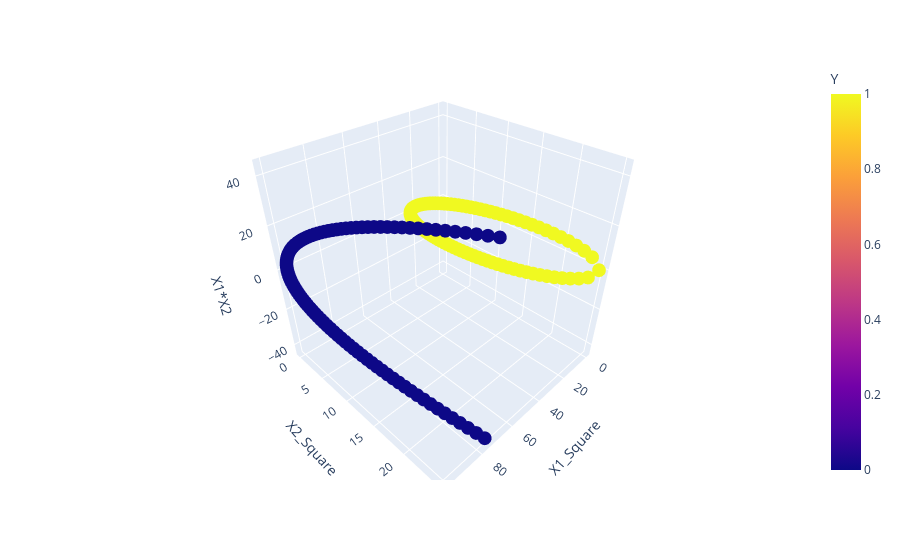

The notebook cell saved with this chart:
### Code cell
fig=px.scatter_3d(data_frame=df,x='X1_Square',y='X2_Square',z='X1*X2',color=y)
fig.show()

### Figure 1 — Plotly figure (JSON) as saved in the notebook; plotly's stock layout.template omitted (floating-point values rounded to 4 significant figures; data arrays with more than 128 entries replaced by an {"elided": "..."} marker saying what was removed)
{"data": [{"hovertemplate": "X1_Square=%{x}<br>X2_Square=%{y}<br>X1*X2=%{z}<br>Y=%{marker.color}<extra></extra>", "legendgroup": "", "marker": {"color": {"elided": "400 int values"}, "coloraxis": "coloraxis", "symbol": "circle"}, "mode": "markers", "name": "", "scene": "scene", "showlegend": false, "type": "scatter3d", "x": {"elided": "400 float values"}, "y": {"elided": "400 float values"}, "z": {"elided": "400 float values"}}], "layout": {"coloraxis": {"colorbar": {"title": {"text": "Y"}}, "colorscale": [[0, "#0d0887"], [0.1111, "#46039f"], [0.2222, "#7201a8"], [0.3333, "#9c179e"], [0.4444, "#bd3786"], [0.5556, "#d8576b"], [0.6667, "#ed7953"], [0.7778, "#fb9f3a"], [0.8889, "#fdca26"], [1, "#f0f921"]]}, "legend": {"tracegroupgap": 0}, "margin": {"t": 60}, "scene": {"domain": {"x": [0, 1], "y": [0, 1]}, "xaxis": {"title": {"text": "X1_Square"}}, "yaxis": {"title": {"text": "X2_Square"}}, "zaxis": {"title": {"text": "X1*X2"}}}}}
